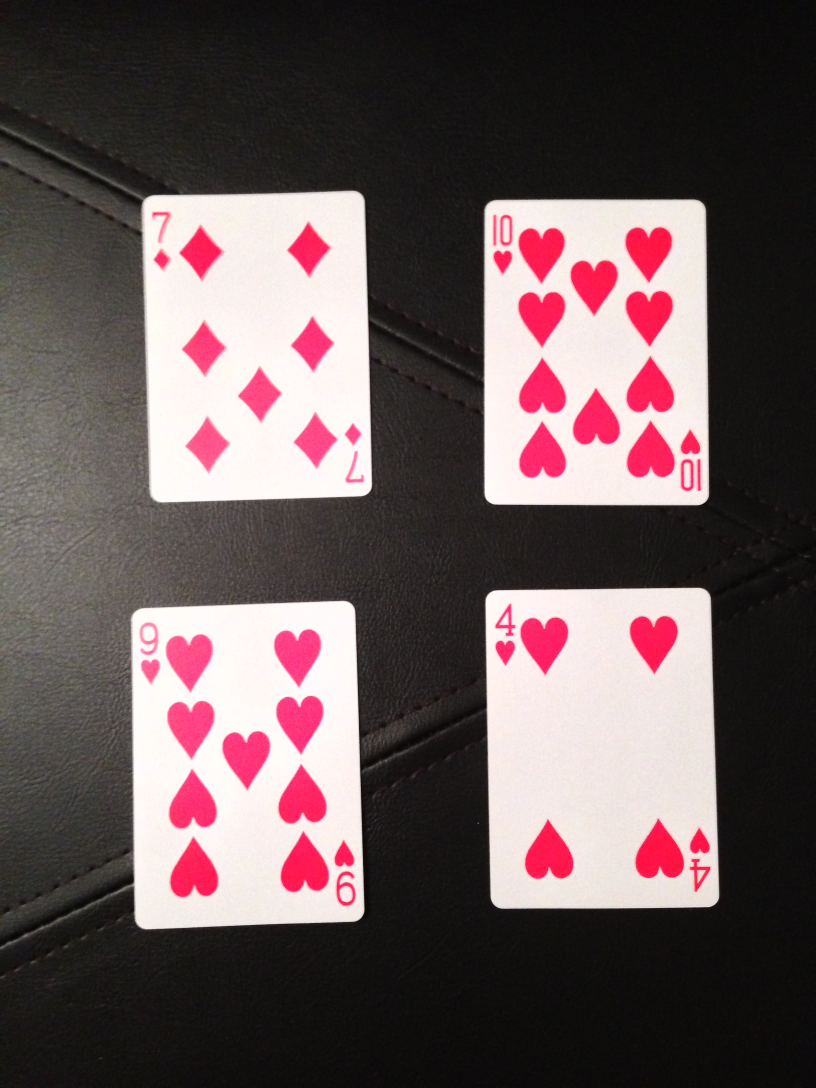
#> input picture test2.jpg, 2448 x 3264 px, given in place of video.mp4, which was not available (shown at 1/3 size)
$ python video_processing.py   (older library calls are emulated)
#> lines starting #> are read from the running program, lines starting #| are printed output that depends on the picture
### filters_app_openCV.py
import cv2
import numpy as np


# [15 lines left out: functions check_that_loaded, show, not called in this run]


def to_gray(img):
    """ Converts the image from RGB to the Gray Scale. """
    gray = cv2.cvtColor(img, cv2.COLOR_BGR2GRAY)  # the second argument is kinda a constant
    return gray


# [110 lines left out: functions br_and_cont, apply_convolution, dummy, the_app, not called in this run]


# [3 lines that do not run on import are left out]

### video_processing.py
import numpy as np
from skimage.measure import compare_ssim
import cv2
from filters_app_openCV import to_gray
import smtplib  # for the 'send_gmail' function


# [59 lines left out: functions sum_of_pixels, L1_norm, SSE, MSE, SSIM, send_gmail, not called in this run]


def camera_app():
    """ This is a simple security camera that detects changes in the video and sends you a gmail. """
    cap = cv2.VideoCapture('video.mp4')  # or 'cv2.VideoCapture(0)' to run the video from the webcam

    curr_frame = None
    prev_frame = None
    first_frame = True
    counter = 0
    first_msg = True

    # looking at the video frame by frame
    while True:
        if counter == 0:
            prev_frame = curr_frame

        # we don't need the first returned argument, but it's bool: whether the grabbing of the frame is successful
        _, curr_frame = cap.read()
#> curr_frame is the input picture: shape (3264, 2448, 3); mean B, G, R 89.1, 87.8, 104.2

        if curr_frame is None:  # when we reached the end
            break

        curr_frame = to_gray(curr_frame)  # cause it'll be faster and we don't need color
#> in to_gray, `gray = cv2.cvtColor(img, cv2.COLOR_BGR2GRAY)`:
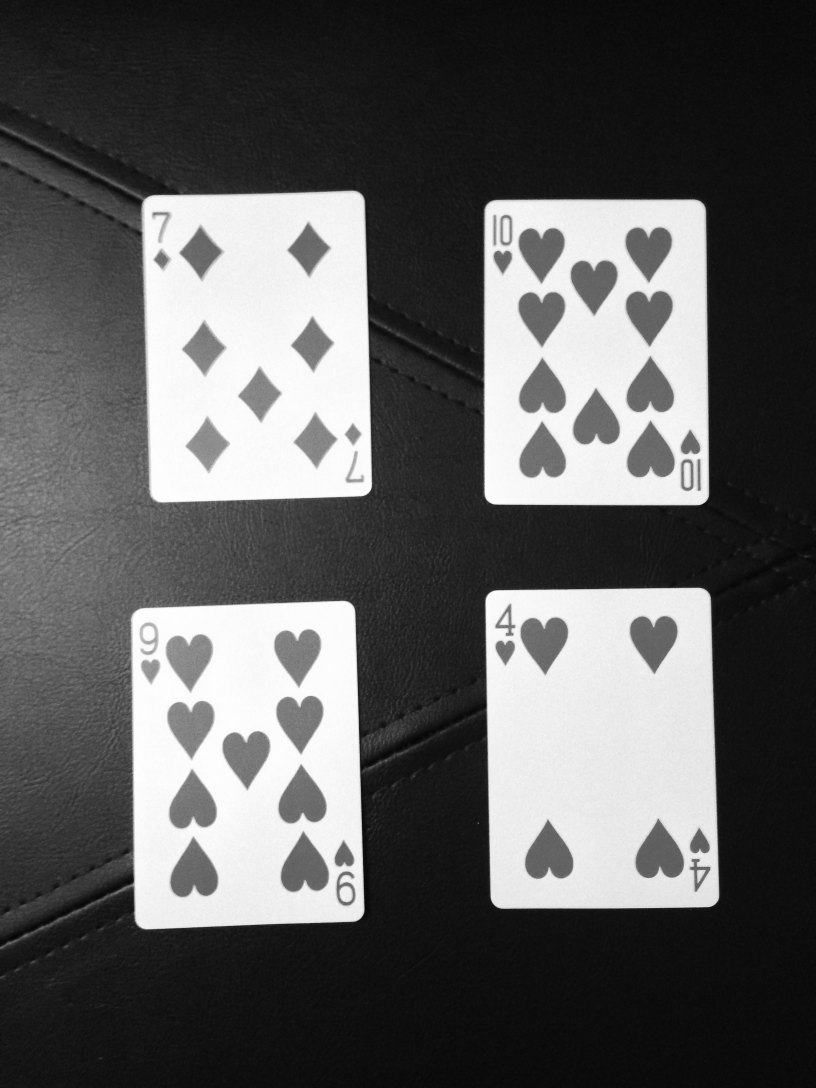
#> gray: shape (3264, 2448) (shown at 1/3 size); min 4, max 254, mean 92.9

        if first_frame:  # for the first (and only) case when we don't have any previous frame
            prev_frame = curr_frame
            first_frame = False

        if counter == 9:
            ssim_index = SSIM(curr_frame, prev_frame)
            if ssim_index < 0.8 and first_msg:
                send_gmail('/your_email@gmail.com/',
                           '/your password/',
                           '/recipient\'s_email@gmail.com/',
                           '/text message/')
                first_msg = False
            counter = 0

        # to show the video
        # cv2.imshow('app', curr_frame)

        counter += 1

        if cv2.waitKey(1) & 0xFF == ord('q'):
#> (key q is pressed here)
            break

    cap.release()  # closes video file
    cv2.destroyAllWindows()
    return


if __name__ == '__main__':
    camera_app()

$ run again, on obama.jpg
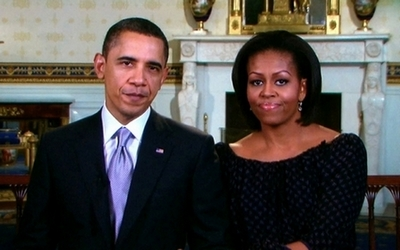
#> input picture obama.jpg, 400 x 250 px, given in place of video.mp4, which was not available
#> in camera_app, curr_frame is the input picture: shape (250, 400, 3); mean B, G, R 74.2, 77.5, 82.5
#> in to_gray, `gray = cv2.cvtColor(img, cv2.COLOR_BGR2GRAY)`:
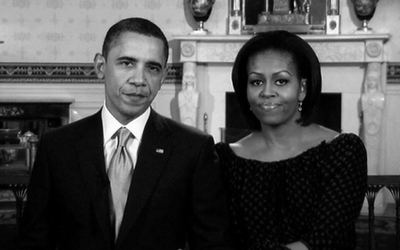
#> gray: shape (250, 400); min 0, max 254, mean 78.6

$ run again, on test_pic.jpg
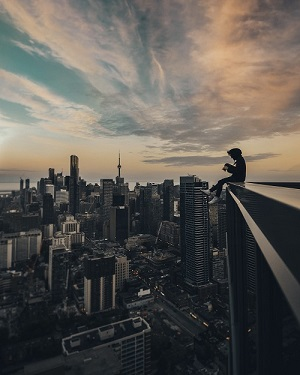
#> input picture test_pic.jpg, 300 x 375 px, given in place of video.mp4, which was not available
#> in camera_app, curr_frame is the input picture: shape (375, 300, 3); mean B, G, R 82.8, 88.4, 92.4
#> in to_gray, `gray = cv2.cvtColor(img, cv2.COLOR_BGR2GRAY)`:
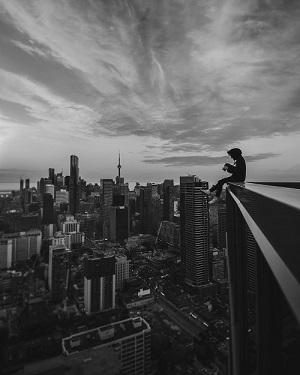
#> gray: shape (375, 300); min 0, max 222, mean 89
